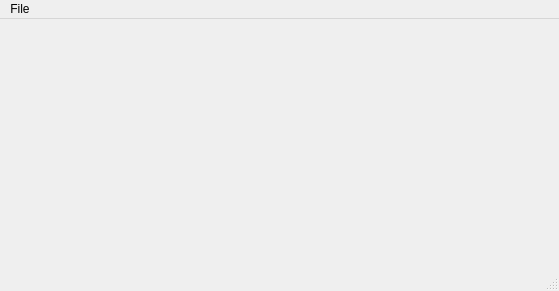
<?xml version="1.0" encoding="UTF-8"?>
<ui version="4.0">
 <class>MainWindow</class>
 <widget class="QMainWindow" name="MainWindow">
  <property name="geometry">
   <rect>
    <x>0</x>
    <y>0</y>
    <width>559</width>
    <height>291</height>
   </rect>
  </property>
  <property name="windowTitle">
   <string>MainWindow</string>
  </property>
  <widget class="QWidget" name="centralwidget">
   <layout class="QVBoxLayout" name="verticalLayout_3">
    <item>
     <widget class="GraphView" name="graph_view" native="true"/>
    </item>
   </layout>
  </widget>
  <widget class="QMenuBar" name="menubar">
   <property name="geometry">
    <rect>
     <x>0</x>
     <y>0</y>
     <width>559</width>
     <height>25</height>
    </rect>
   </property>
   <widget class="QMenu" name="menuFile">
    <property name="title">
     <string>File</string>
    </property>
    <addaction name="actionOpen"/>
    <addaction name="separator"/>
    <addaction name="actionExit"/>
   </widget>
   <addaction name="menuFile"/>
  </widget>
  <widget class="QStatusBar" name="statusbar"/>
  <action name="actionOpen">
   <property name="text">
    <string>Open</string>
   </property>
  </action>
  <action name="actionExit">
   <property name="text">
    <string>Exit</string>
   </property>
  </action>
 </widget>
 <customwidgets>
  <customwidget>
   <class>GraphView</class>
   <extends>QWidget</extends>
   <header>path_to_path.graph_view.graph_view</header>
   <container>1</container>
  </customwidget>
 </customwidgets>
 <resources/>
 <connections/>
</ui>
